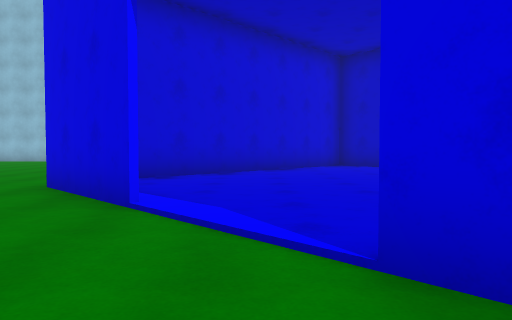
[1] (above)

24 first-person views from a walk through a scene from a Unity 3-D project. The camera is 1.2 m above the floor, tilts 2° down and sees 70° across. The floor is counted in squares, 2 m on a side. Each view is taken from the middle of a square. On the plan, view 1 faces up. The plan holds only what a view shows up to about 10 squares ahead; the rest is blank. The place goes on beyond the plan. The player is left out.

[2]
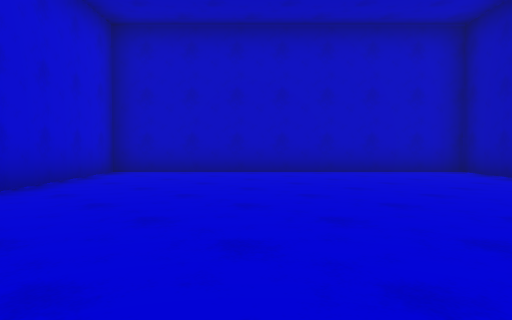

[3]
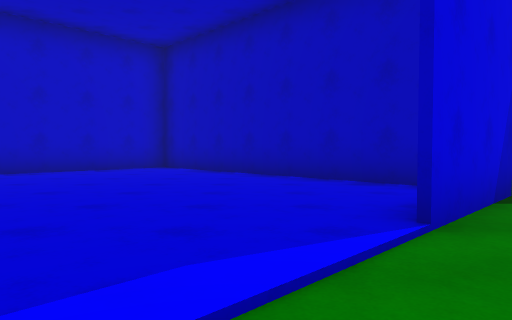

[4]
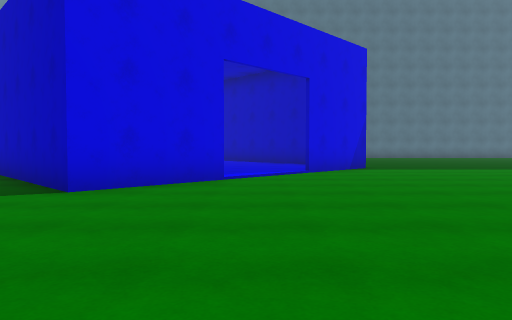

[5]
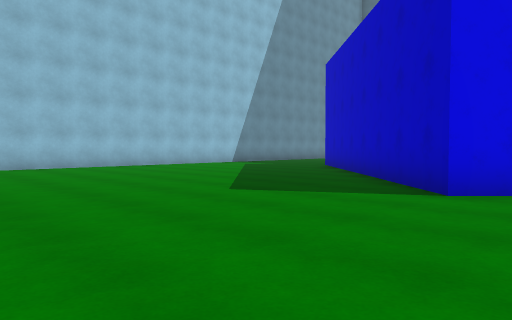

[6]
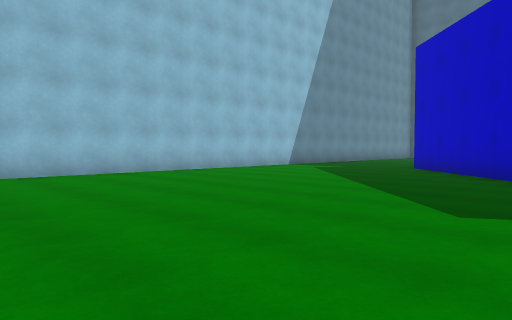

[7]
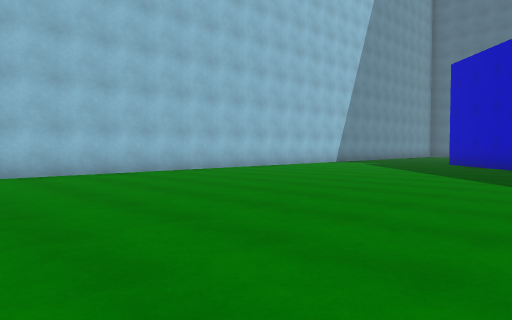

[8]
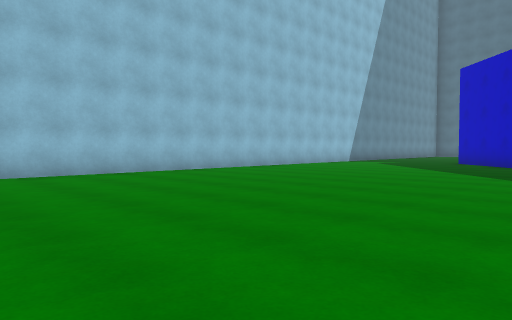

[9]
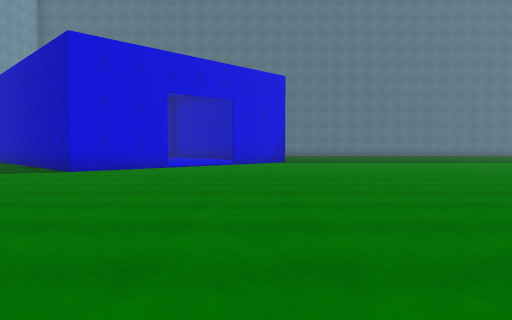

[10]
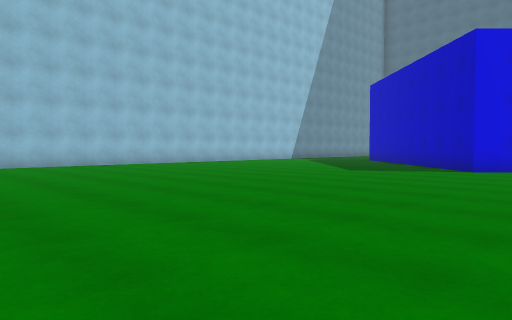

[11]
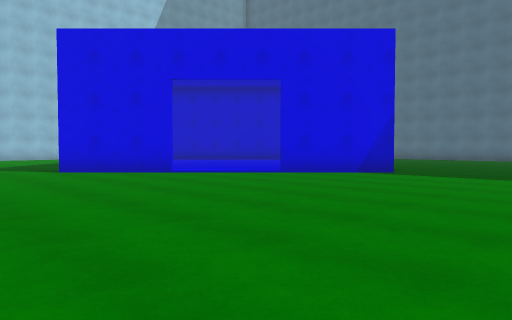

[12]
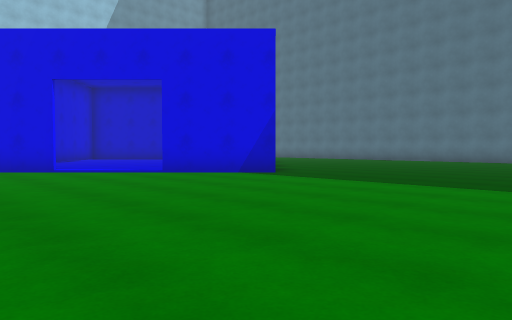

[13]
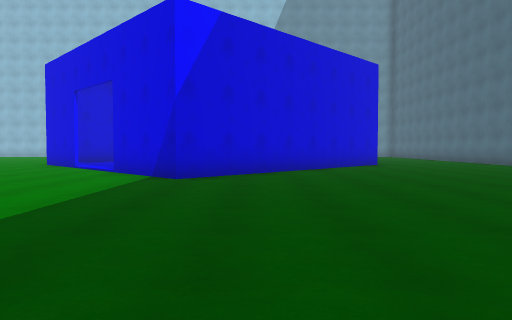

[14]
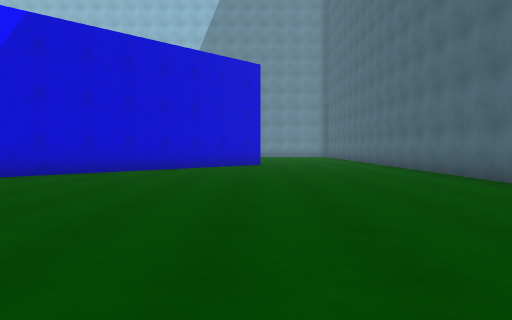

[15]
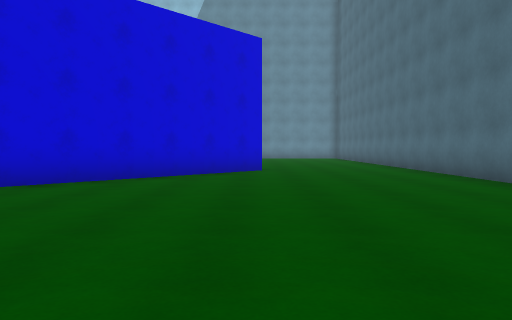

[16]
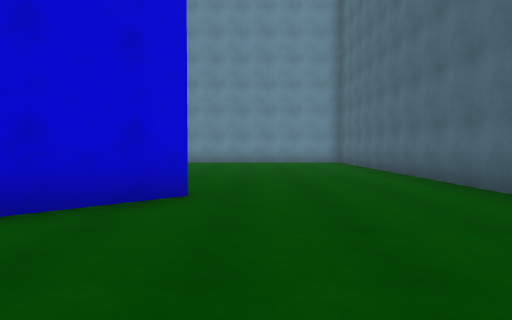

[17]
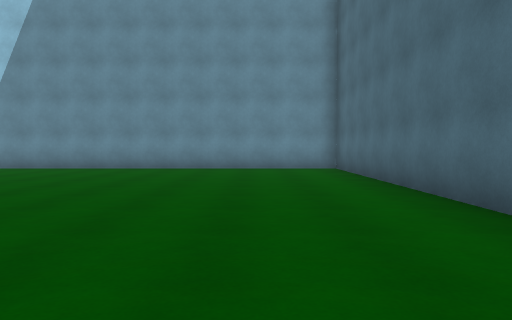

[18]
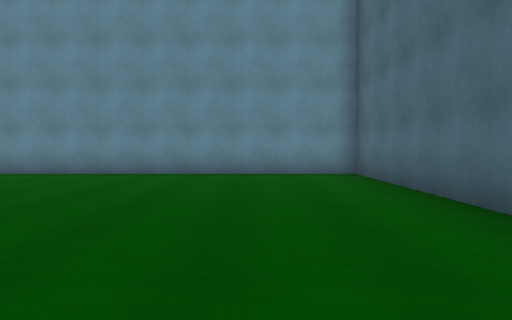

[19]
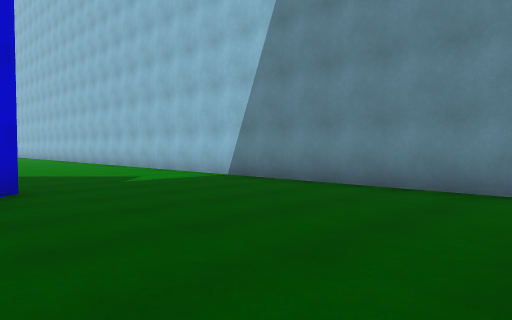

[20]
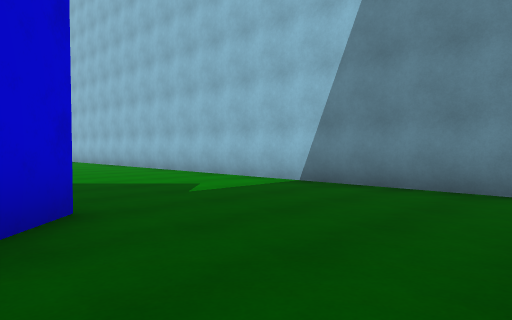

[21]
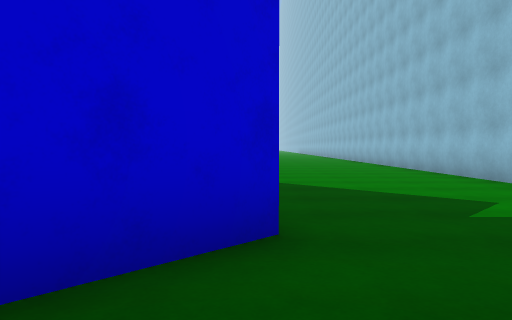

[22]
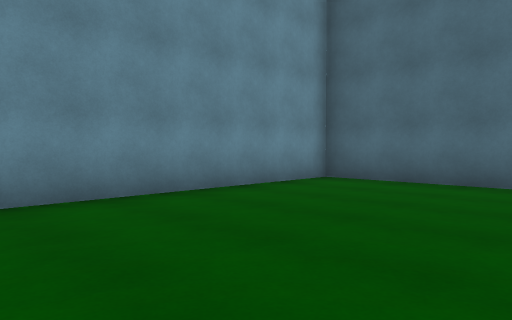

[23]
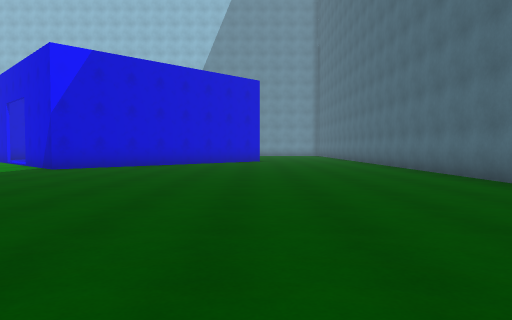

[24]
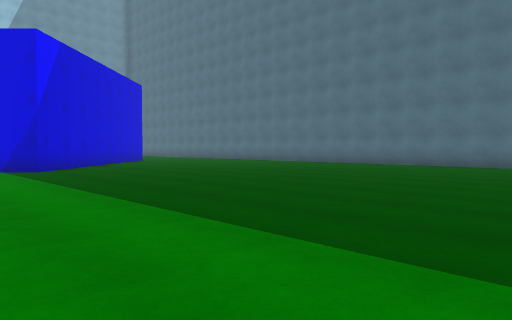

### Floor plan
Points are (right, up) in squares from view 1. A wall is a line through its corners. A room is listed if a view was taken in it or the views show most of it. See-through windows are left out.
Room 1 (views 1, 2, 3, 4, 5, 6, 7, 8, 9, 10, 11, 12, 13, 14, 15, 16, 17, 18, 19, 20, 21, 22, 23, 24)
walls: (-1.2, 3.5) (-3.2, 5.5) (2.3, 11); (3.2, 0.7) (8, 5.5) (2.5, 11) (-2.1, 6.4); (2.4, 11.2) (3.7, 10); (8.2, 5.6) (2.5, -0.2) (0.6, 1.8); (12.3, -4) (12.3, 15.2) (-10.6, 15.2)

Where each view was taken, in squares from view 1:
view 1: 0 up, 0 right, facing up
view 2: 3 up, 1 left, facing up-right
view 3: 3 up, 2 left, facing right
view 4: 3 up, 8 left, facing right
view 5: 4 up, 8 left, facing up-right
view 6: 7 up, 8 left, facing up-right
view 7: 7 up, 11 left, facing up-right
view 8: 7 up, 12 left, facing up-right
view 9: 1 up, 12 left, facing right
view 10: 3 up, 13 left, facing up-right
view 11: 4 down, 6 left, facing up-right
view 12: 6 down, 4 left, facing up-right
view 13: 7 down, 4 right, facing up
view 14: 7 down, 8 right, facing up
view 15: 4 down, 8 right, facing up
view 16: 1 up, 9 right, facing up
view 17: 5 up, 10 right, facing up
view 18: 7 up, 10 right, facing up
view 19: 10 up, 8 right, facing up-left
view 20: 10 up, 6 right, facing up-left
view 21: 11 up, 5 right, facing left
view 22: 11 up, 6 right, facing up-right
view 23: 10 down, 8 right, facing up
view 24: 10 down, 0 right, facing up-right
